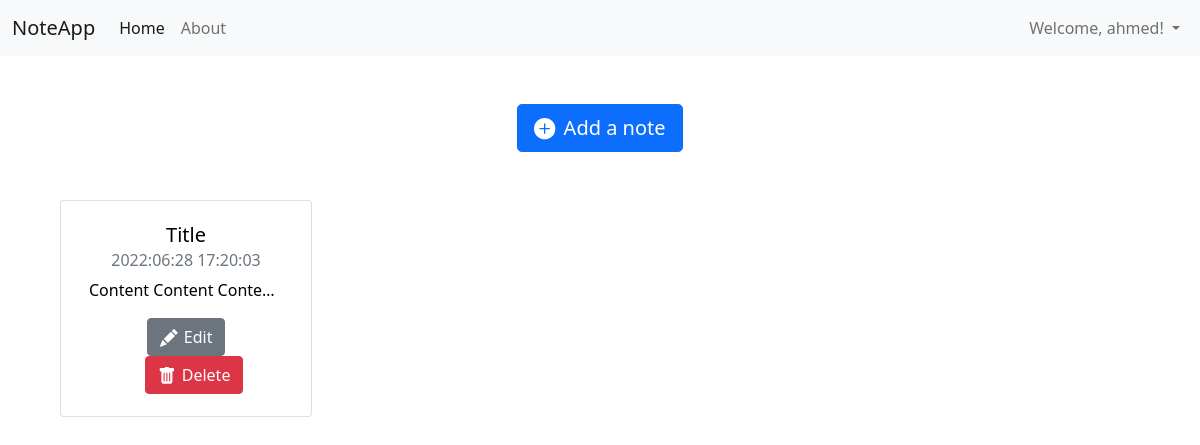
Page / (signed in) on the earlier database version.
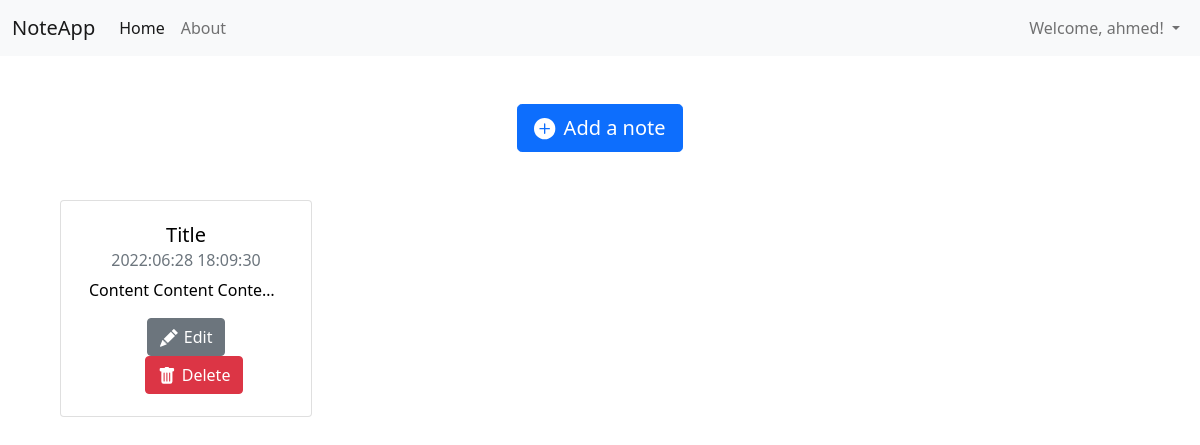
Same page on the later database version.
### tables this page shows
CREATE TABLE users (
    id INTEGER PRIMARY KEY,
    username TEXT UNIQUE NOT NULL,
    hash TEXT NOT NULL
);

CREATE TABLE notes (
    id INTEGER PRIMARY KEY,
    user_id INTEGER,
    title TEXT,
    content TEXT,
    last_mod_date DATETIME,
    FOREIGN KEY(user_id) REFERENCES users(id)
);

### app.py (the view)
@app.route("/")
@login_required
def index():
    notes = get_notes()
    return render_template("index.html", username=get_username(), notes=notes)

### helpers.py (called while the page is built)
def login_required(f):
    @wraps(f)
    def decorated_function(*args, **kwargs):
        if session.get("user_id") is None:
            return redirect("/login")
        return f(*args, **kwargs)
    return decorated_function

def get_username():
    cursor.execute("SELECT username FROM users WHERE id = ?",
                    (session["user_id"],))
    return cursor.fetchone()[0]

def get_notes():
    cursor.execute("SELECT * FROM notes WHERE user_id = ?",
                    (session["user_id"],))
    return cursor.fetchall()

### templates/index.html (shortened to what this page needs)
{% extends "layout.html" %}
{% block navlinks %}
    <div class="d-flex">
        <ul class="navbar-nav">
            <li class="nav-item dropdown">
                <a class="nav-link dropdown-toggle" href="#" id="navbarDropdownMenuLink" role="button" data-bs-toggle="dropdown" aria-expanded="false">
                    Welcome, {{ username }}!
                </a>
            </li>
        </ul>
    </div>
{% endblock %}
{% block content %}
    <a href="/add" id="add-note-btn" type="button" class="btn btn-primary btn-lg">
        <svg xmlns="http://www.w3.org/2000/svg" width="24" height="24" fill="currentColor" class="bi bi-plus-circle-fill" viewBox="0 0 18 18">
            <path d="M16 8A8 8 0 1 1 0 8a8 8 0 0 1 16 0zM8.5 4.5a.5.5 0 0 0-1 0v3h-3a.5.5 0 0 0 0 1h3v3a.5.5 0 0 0 1 0v-3h3a.5.5 0 0 0 0-1h-3v-3z"></path>
        </svg>
        Add a note
    </a>
    <div class="container-fluid">
        <div class="notes-cards row g-4">
            {% for note in notes %}
                <div class="col-3">
                    <div class="card btn btn-light">
                        <div class="card-body">
                            <h5 class="card-title">{{ note[2] }}</h5>
                            <h6 class="card-subtitle mb-2 text-muted">{{ note[4] }}</h6>
                            <p class="card-text text-truncate">{{ note[3] }}</p>
                            <a href={{ "/edit/{}".format(note[0]) }} class="card-link btn btn-secondary" style="position: relative; z-index: 1;">
                                Edit
                            </a>
                            <a href={{ "/delete/{}".format(note[0]) }} class="card-link btn btn-danger" style="position: relative; z-index: 1;">
                                Delete
                            </a>
                        </div>
                    </div>
                </div>
            {% endfor %}
        </div>
    </div>
{% endblock %}

### templates/layout.html (shortened to what this page needs)
<!DOCTYPE html>
<html lang="en">
<head>
    <link rel="stylesheet" href={{ url_for('static', filename='style.css') }}>
    <link href="https://cdn.jsdelivr.net/npm/bootstrap@5.0.2/dist/css/bootstrap.min.css" rel="stylesheet">
</head>
<body>
    <header>
        <nav class="navbar navbar-expand-lg navbar-light bg-light">
            <div class="container-fluid">
              <a class="navbar-brand" href="/">NoteApp</a>
              <div class="collapse navbar-collapse" id="navbarSupportedContent">
                <ul class="navbar-nav me-auto mb-2 mb-lg-0">
                  <li class="nav-item">
                    <a class="nav-link active" aria-current="page" href="/">Home</a>
                  </li>
                  <li class="nav-item">
                    <a class="nav-link" href="#">About</a>
                  </li>
                </ul>
                {% block navlinks %}{% endblock %}
              </div>
            </div>
          </nav>
        </header>
        <section>
          {% block content %}{% endblock %}
      </section>
</body>
</html>

### static/style.css (style rules this page uses)
* { margin: 0; padding: 0; border: 0; }
body { box-sizing: border-box; width: 100vw; height: 100vh; }
section { margin: 6vh 0; padding: 0 4vw; display: flex; flex-direction: column; align-items: center; gap: 6vh; }
svg, .btn-close { margin-left: auto; }

Differences in the rows shown:
changed notes "Title": last_mod_date "2022:06:28 17:20:03" → "2022:06:28 18:09:30"
